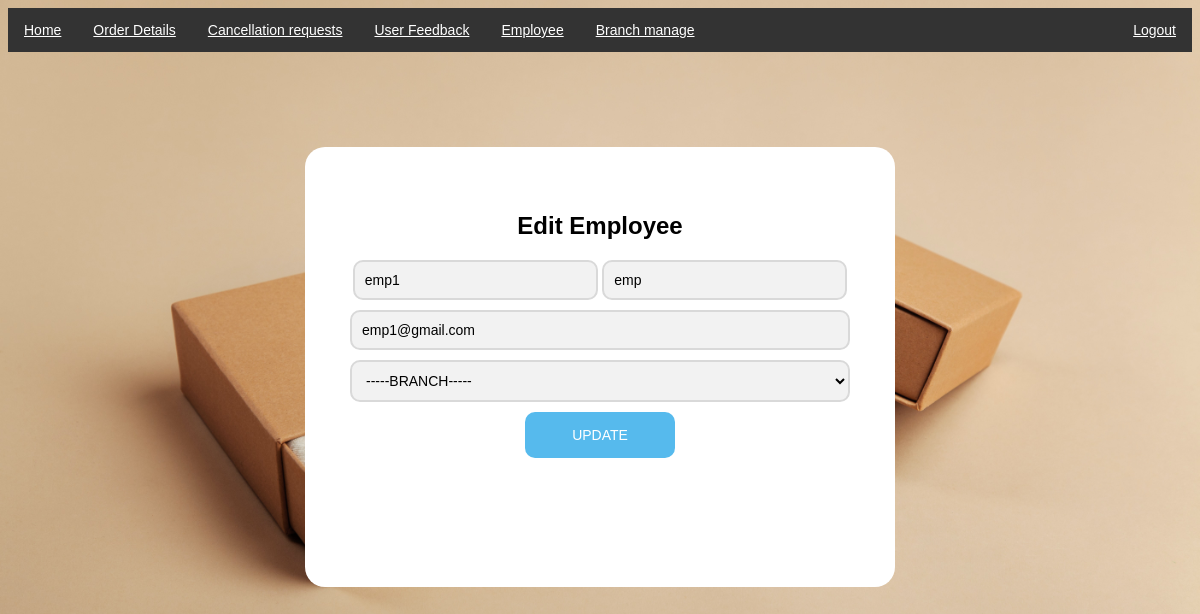
/editEmployee.php?id=3, run on the app's committed database.
### tables this page shows
CREATE TABLE `emp` (
  `id` int(30) NOT NULL,
  `firstname` varchar(200) NOT NULL,
  `lastname` varchar(200) NOT NULL,
  `email` varchar(200) NOT NULL,
  `branch` varchar(30) NOT NULL
);

### editEmployee.php (the view, shortened to what this page needs)
<?php
include "db_conn.php";
$id=$_GET["id"];
$qry =mysqli_query($conn,"SELECT * from emp where id='".$id."'");
$data = mysqli_fetch_array($qry);
?>
<!DOCTYPE html>
<html >
<head>
</head>
  <body>
 <ul>
  <li><a href="a_dashboard.php">Home</a></li>
  <li><a href="a_order.php">Order Details</a></li>
    <li><a href="a_cancellation.php">Cancellation requests</a></li>
    <li><a href="userfeedback.php">User Feedback</a></li>
  <li class="dropdown"><a href="javascript:void(0)" class="drop">Employee</a>
    </li>
  <li class="dropdown"><a href="javascript:void(0)" class="drop">Branch manage</a>
    </li>
  <li style="float:right"><a href="logout.php">Logout</a></li>
</ul>
 <div class="bg">
    <div class="track-page">
      <div class="form">
        <div class="track">
          <div class="track-header">
          <h2>Edit Employee</h2>
                    </div>
        </div>
        <form action="" method="POST" class="addEmp" id="frm1">
<div class="">
 <input type="text" name="firstname" id="name" placeholder="First Name" value="<?php echo $data['firstname'] ?>" required>
                <input type="text" name="lastname" placeholder="Last Name" id="name" value="<?php echo $data['lastname'] ?>" required>
              </div>
    <div class="">
                <input type="email" name="email" placeholder="Email" id="" class="form-control form-control-sm" value="<?php echo $data['email'] ?>" required>
              </div>
<div class="">
                <select name="branch_id" id="branch" class="form-control input-sm select2">
                  <option value="">-----BRANCH-----</option>
                </select>
              </div>
           <input type="submit" value="UPDATE" name="update" id="btn11">
</form>
</div>
</div>
</div>
</body>
</html>

### editEmployee.php (style rules this page uses)
body { background-image: url(pic1.jpg); background-position: center; background-size: cover; font-family: sans-serif; }
ul { font-size: 14px; list-style-type: none; margin: 0; padding: 0; overflow: hidden; background-color: #333; }
li { display: inline; float: left; }
li a { display: block; color: white; text-align: center; padding: 14px 16px; }
li.dropdown { display: inline-block; }
.track-page { width: 900px; height: 600px; padding: 8% 0 0; margin: auto; }
.form { z-index: -1; background-color: white; width: 500px; height: 350px; margin: 0 auto; padding: 45px; text-align: center; border-radius: 20px; }
.form input,.form-input, #branch { background: #f2f2f2; width: 100%; border-radius: 10px; border: 2px solid #d9d9d9; margin: 0 0 10px; padding: 10px; box-sizing: border-box; font-size: 14px; }
#name { width: 49%; }
#btn11 { z-index: 1; background-color:#56baed; width: 30%; border: 0; padding: 15px; color: #FFFFFF; font-size: 14px; cursor: pointer; }

### data on the page
emp: firstname "emp1", lastname "emp", email "emp1@gmail.com"
